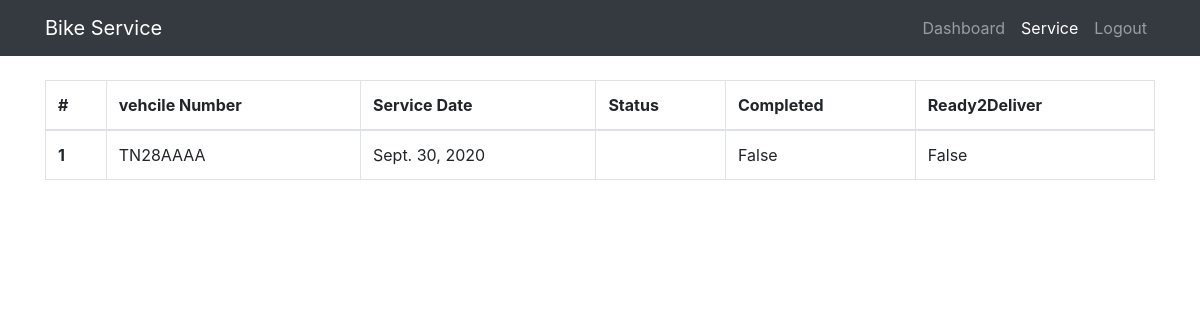
The page /service (signed in) on the database as committed earlier.
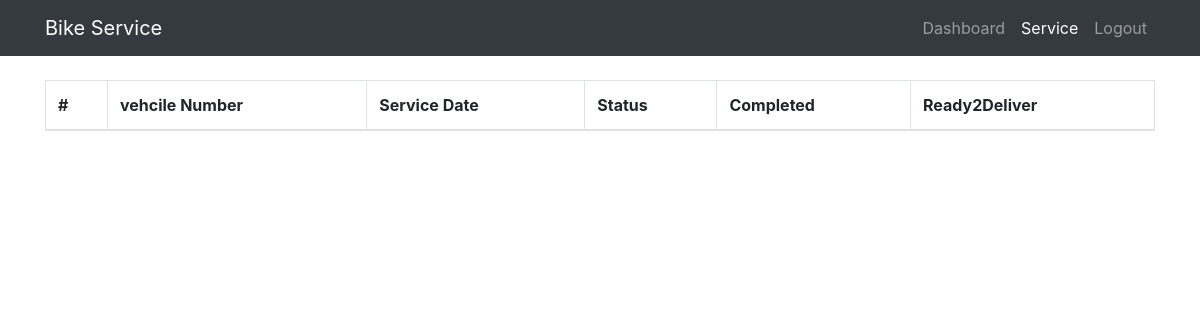
The same page on the database as committed later.
### portal/models.py (models this page shows, shortened)
class Service(models.Model):
    user = models.ForeignKey(settings.AUTH_USER_MODEL,on_delete=models.CASCADE)
    servicedate = models.DateField()
    vehiclenum = models.TextField(max_length=100, blank=True)
    manufacturer = models.TextField(max_length=100, blank=True)
    stype = models.TextField(max_length=100, blank=True)
    status = models.TextField(max_length=30, default="Scheduled")
    completed = models.BooleanField(default=False)
    readytodeliver = models.BooleanField(default=False)

### portal/views.py (the view, shortened to what this page needs)
# urls.py: path('service', views.service, name='service'),
def service(request):
    if request.method == 'GET':
        services = list(Service.objects.values().filter(user=request.user))
        return render(request, 'service.html',{'services':services})

### templates/service.html (shortened to what this page needs)
{% extends "base.html" %}
{% load static %}
{% block content %}
<br>
<table class="table table-bordered">
    <thead>
      <tr>
        <th scope="col">#</th>
        <th scope="col">vehcile Number</th>
        <th scope="col">Service Date</th>
        <th scope="col">Status</th>
        <th scope="col">Completed</th>
        <th scope="col">Ready2Deliver</th>
      </tr>
    </thead>
    <tbody>
 {% for service in services %}
      <tr>
        <th scope="row">{{forloop.counter}}</th>
        <td>{{service.vehiclenum}}</td>
        <td>{{service.servicedate}}</td>
        <td>{{service.status}}</td>
        <td>{{service.completed}}</td>
        <td>{{service.readytodeliver}}</td>
    </tr>
 {% endfor %}
    </tbody>
  </table>
{% endblock %}

### templates/base.html (shortened to what this page needs)
<!DOCTYPE html>
<html lang="en">
    {% load static %}
<head>
    <link rel="stylesheet" href="https://stackpath.bootstrapcdn.com/bootstrap/4.5.2/css/bootstrap.min.css">
    <link rel="stylesheet" href="https://cdnjs.cloudflare.com/ajax/libs/bootstrap-datepicker/1.9.0/css/bootstrap-datepicker.min.css" />
</head>
<body>
  <nav class="navbar navbar-expand-lg navbar-dark bg-dark static-top">
    <div class="container">
      <a class="navbar-brand" href="#">Bike Service</a>
      <div class="collapse navbar-collapse" id="navbarResponsive">
        <ul class="navbar-nav ml-auto">
          {% if user.is_authenticated %}
              {% if request.path == "/dashboard"%}
              <li class="nav-item active">
                <a class="nav-link" href="dashboard">Dashboard
                  <span class="sr-only">(current)</span>
                </a>
              </li>
              <li class="nav-item">
                <a class="nav-link" href="service">Service</a>
              </li>
              <li class="nav-item">
                <a class="nav-link" href="logout">Logout</a>
              </li>
              {% else %}
              <li class="nav-item">
                <a class="nav-link" href="dashboard">Dashboard</a>
              </li>
              <li class="nav-item active">
                <a class="nav-link" href="service">Service
                </a>
              </li>
              <li class="nav-item">
                <a class="nav-link" href="logout">Logout</a>
              </li>
              {% endif %}
          {% endif %}
        </ul>
      </div>
    </div>
  </nav>
  <div class="container">
      {% block content %}
      {% endblock %}
  </div>
</body>
</html>

Rows that differ between the two databases and show on the page:
removed Service: vehiclenum "TN28AAAA", servicedate "Sept. 30, 2020", completed "False", readytodeliver "False"
